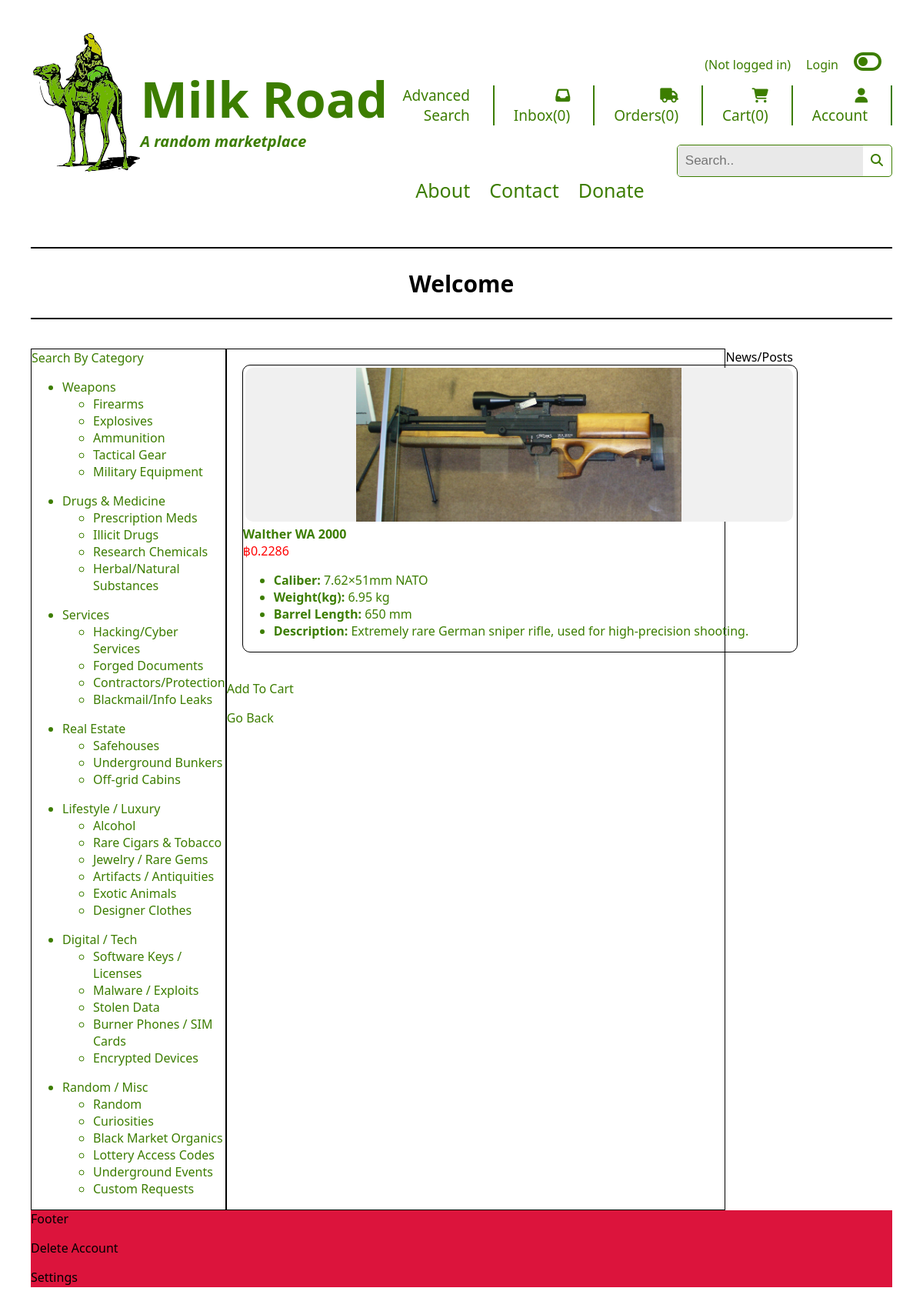
The app's page /product/4 with its own data.
### tables this page shows
CREATE TABLE Products (
    serialNum INTEGER PRIMARY KEY AUTOINCREMENT,
    name TEXT,
    category TEXT, -- 'weapon', 'drug', 'property', 'service', etc.
    price REAL,
    image BLOB,
    description TEXT
);

CREATE TABLE Firearms (
    serialNum INTEGER,
    caliber TEXT,
    weight TEXT,
    barrel_length TEXT,
    FOREIGN KEY (serialNum) REFERENCES Products(serialNum)
);

### app.py (the view)
@app.route("/product/<int:serialNum>")
def product(serialNum):
    db = get_db()
    product = db.execute(""" SELECT * FROM Products
                             WHERE serialNum = ?;""", (serialNum, )).fetchone()
    if product['category'] == 'firearm':
        details = db.execute(""" SELECT * FROM Firearms
                                 WHERE serialNum = ?;""",(serialNum, )).fetchone()
    elif product['category'] == 'explosive':
        details = db.execute(""" SELECT * FROM Explosives
                                 WHERE SerialNum = ?;""", (serialNum, )).fetchone()
    elif product['category'] == 'ammunition':
        details = db.execute(""" SELECT * FROM Ammunition
                                 WHERE SerialNum = ?;""", (serialNum, )).fetchone()
    elif product['category'] == 'tactical_gear':
        details = db.execute(""" SELECT * FROM Tactical_Gear
                                 WHERE SerialNum = ?;""", (serialNum, )).fetchone()
    elif product['category'] == 'military_equipment':
        details = db.execute(""" SELECT * FROM Military_Equipment
                                 WHERE SerialNum = ?;""", (serialNum, )).fetchone()
    elif product['category'] == 'Prescription Meds':
        details = db.execute(""" SELECT * FROM Prescription_Meds
                                 WHERE SerialNum = ?;""", (serialNum, )).fetchone()
    elif product['category'] == 'Illicit Drugs':
        details = db.execute(""" SELECT * FROM Illicit_Drugs
                                 WHERE SerialNum = ?;""", (serialNum, )).fetchone()
    elif product['category'] == 'Research Chemicals':
        details = db.execute(""" SELECT * FROM Research_Chemicals
                                 WHERE SerialNum = ?;""", (serialNum, )).fetchone()
    elif product['category'] == 'Herbal/Natural Substances':
        details = db.execute(""" SELECT * FROM Herbal_Natural_Substances
                                 WHERE SerialNum = ?;""", (serialNum, )).fetchone()
    elif product['category'] == 'Hacking/Cyber Services':
        details = db.execute(""" SELECT * FROM  Hacking_Cyber_Services
                                 WHERE SerialNum = ?;""", (serialNum, )).fetchone()
    elif product['category'] == 'Forged Documents':
        details = db.execute(""" SELECT * FROM Forged_Documents
                                 WHERE SerialNum = ?;""", (serialNum, )).fetchone()
    elif product['category'] == 'Contractors/Protection':
        details = db.execute(""" SELECT * FROM Contractors_Protection
                                 WHERE SerialNum = ?;""", (serialNum, )).fetchone()
    elif product['category'] == 'Blackmail/Info Leaks':
        details = db.execute(""" SELECT * FROM Blackmail_Info_Leaks
                                 WHERE SerialNum = ?;""", (serialNum, )).fetchone()
    elif product['category'] == 'Safehouses':
        details = db.execute(""" SELECT * FROM Safehouses
                                 WHERE SerialNum = ?;""", (serialNum, )).fetchone()
    elif product['category'] == 'Underground Bunkers':
        details = db.execute(""" SELECT * FROM Underground_Bunkers
                                 WHERE SerialNum = ?;""", (serialNum, )).fetchone()
    elif product['category'] == ' Off-grid Cabins':
        details = db.execute(""" SELECT * FROM  Off_grid_Cabins
                                 WHERE SerialNum = ?;""", (serialNum, )).fetchone()
    elif product['category'] == 'Alcohol':
        details = db.execute(""" SELECT * FROM Alcohol
                                 WHERE SerialNum = ?;""", (serialNum, )).fetchone()
    elif product['category'] == 'Rare Cigars & Tobacco':
        details = db.execute(""" SELECT * FROM Rare_Cigars_Tobacco
                                 WHERE SerialNum = ?;""", (serialNum, )).fetchone()
    elif product['category'] == 'Jewelry / Rare Gems':
        details = db.execute(""" SELECT * FROM Jewelry_Rare_Gems
                                 WHERE SerialNum = ?;""", (serialNum, )).fetchone()
    elif product['category'] == 'Artifacts / Antiquities':
        details = db.execute(""" SELECT * FROM Artifacts_Antiquities
                                 WHERE SerialNum = ?;""", (serialNum, )).fetchone()
    elif product['category'] == 'Exotic Animals':
        details = db.execute(""" SELECT * FROM Exotic_Animals
                                 WHERE SerialNum = ?;""", (serialNum, )).fetchone()
    elif product['category'] == 'Designer Clothes':
        details = db.execute(""" SELECT * FROM Designer_Clothes
                                 WHERE SerialNum = ?;""", (serialNum, )).fetchone()
    elif product['category'] == 'Software Keys / Licenses':
        details = db.execute(""" SELECT * FROM Software_Keys_Licenses
                                 WHERE SerialNum = ?;""", (serialNum, )).fetchone()
    elif product['category'] == 'Malware / Exploits':
        details = db.execute(""" SELECT * FROM Malware_Exploits
                                 WHERE SerialNum = ?;""", (serialNum, )).fetchone()
    elif product['category'] == 'Stolen Data':
        details = db.execute(""" SELECT * FROM Stolen_Data
                                 WHERE SerialNum = ?;""", (serialNum, )).fetchone()
    elif product['category'] == 'Burner Phones / SIM Cards':
        details = db.execute(""" SELECT * FROM Burner_Phones_SIM_Cards
                                 WHERE SerialNum = ?;""", (serialNum, )).fetchone()
    elif product['category'] == 'Encrypted Devices':
        details = db.execute(""" SELECT * FROM Encrypted_Devices
                                 WHERE SerialNum = ?;""", (serialNum, )).fetchone()
    elif product['category'] == 'Random':
        details = db.execute(""" SELECT * FROM Random
                                 WHERE SerialNum = ?;""", (serialNum, )).fetchone()
    elif product['category'] == 'curiosities':
        details = db.execute(""" SELECT * FROM Curiosities
                                 WHERE SerialNum = ?;""", (serialNum, )).fetchone()
    elif product['category'] == ' black_market_organics':
        details = db.execute(""" SELECT * FROM  Black_Market_Organics
                                 WHERE SerialNum = ?;""", (serialNum, )).fetchone()
    elif product['category'] == 'lottery_access_codes':
        details = db.execute(""" SELECT * FROM Lottery_Access_Codes
                                 WHERE SerialNum = ?;""", (serialNum, )).fetchone()
    elif product['category'] == 'underground_events':
        details = db.execute(""" SELECT * FROM Underground_Events
                                 WHERE SerialNum = ?;""", (serialNum, )).fetchone()
    elif product['category'] == 'custom_requests':
        details = db.execute(""" SELECT * FROM Custom_Requests
                                 WHERE SerialNum = ?;""", (serialNum, )).fetchone()
    return render_template("item_details.html", product=product, details=details)

### app.py (called while the page is built)
@app.before_request
def show_logged_user():
    g.user =session.get("first_name", None)
    g.funds = session.get('funds', None) # getting funds from session in login with whatever user is on at that time
    g.user_id = session.get('user_id', None)
    print(f'{g.user_id}')

@app.context_processor # This decorator runs whenever a template is rendered*(doesnt matter which one), It will automically be added to every template. You dont need to rewirtie product=product in every route
def inject_cart_count():
    cart = session.get("cart", {}) # getting the 'cart' key from the flask session if it exists
    total_cart_count = sum(cart.values()) # summing all cart values together
    return dict(total_cart_count=total_cart_count)  # returning a dict(total_cart_count with a total count that can be shown in any html template YAYAYAYA)

### database.py (called while the page is built)
def get_db():
    if "db" not in g:
        g.db = sqlite3.connect(DATABASE,
            detect_types=sqlite3.PARSE_DECLTYPES
        )
        g.db.row_factory = sqlite3.Row
    return g.db

### templates/item_details.html (shortened to what this page needs)
{% extends 'base.html' %}
{% block main_content %}
<div id="single_item_grid">
    <div id="single_item_container">
        <a href="{{ url_for('product', serialNum=product['serialNum']) }}">
            <img src="/{{ product['image'] }}">
        </a>
        <div id="item_name">
            <a href="{{ url_for('product', serialNum=product['serialNum']) }}">
                <b>{{ product["name"] }}</b>
            </a>
        </div>
    <div id="item_price">฿{{ product["price"] }}</div>
    {% if product['category'] == 'firearm'  %}
    <ul>
        <li id="item_name"><b>Caliber:</b> {{ details["caliber"] }}</li>
        <li id="item_name"><b>Weight(kg):</b> {{ details["weight"] }}</li>
        <li id="item_name"><b>Barrel Length:</b> {{ details["barrel_length"] }}</li>
        <li id="item_name"><b>Description:</b> {{ product["description"] }}</li>
    </ul>
    {% elif product['category'] == 'Prescription Meds' %}
    <ul>
        <li id="item_name"><b>Dosage:</b> {{ details["dosage"] }}</li>
        <li id="item_name"><b>Form:</b> {{ details["form"] }}</li>
        <li id="item_name"><b>Description:</b> {{ product["description"] }}</li>
    </ul>
    {% endif %}
    </div>
</div>
<p id="item_name">
    <a href="{{ url_for('add_to_cart', serialNum=product['serialNum']) }}">Add To Cart</a>
</p>
<p id="item_name">
    <a href="{{ url_for('index') }}">Go Back</a>
</p>
{% endblock %}

### static/styles/styles.css (style rules this page uses)
body { margin: 20px; padding: 20px; font-family:'Segoe UI', Tahoma, Geneva, Verdana, sans-serif; }
a { text-decoration: none; color: inherit; }
img { height: 90%; margin-left: 3px; margin-top: 3px; }
#item_name, .categories { color: #3C7D00; }
#item_price { color: red; }
#single_item_grid { display: grid; grid-template-columns: repeat(3, 1fr); gap: 10px; padding: 20px; }
#single_item_grid img { width: 712px; height: 200px; object-fit: contain; background-color: #f0f0f0; border-radius: 10px; }
#single_item_container { border: 1px solid black; border-radius: 10px; width: 45em; }

### static/styles/dark_mode.css (style rules this page uses)
body, .header, .nav, .marquee, .categories, .news, .main, .footer { transition: background-color 1s, color 0.2s, text-shadow 0.2s; }

### records on screen
Products: image (picture), name "Walther WA 2000", price "0.2286", description "Extremely rare German sniper rifle, used for high-precision shooting."
Firearms: caliber "7.62×51mm NATO", weight "6.95 kg", barrel_length "650 mm"
